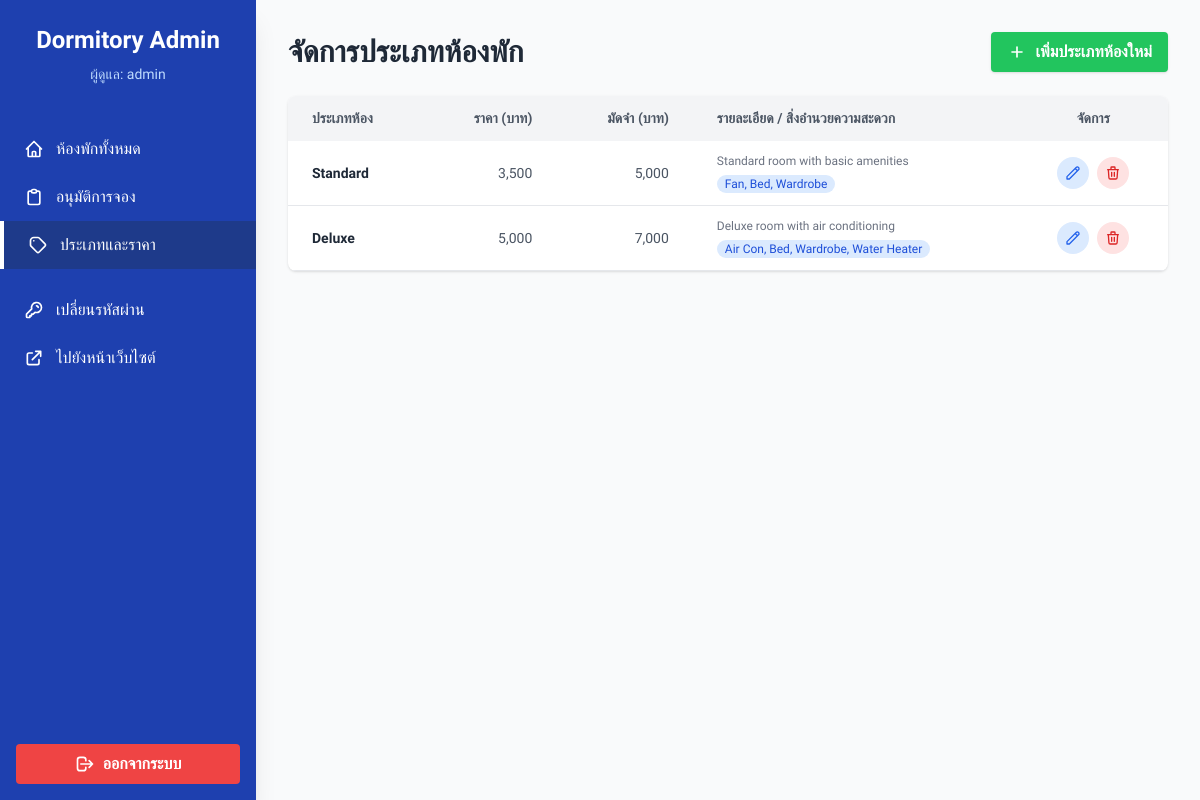
Screenshot of /admin_room_types.php (signed in) with the database file from the repository.
### tables this page shows
CREATE TABLE IF NOT EXISTS room_types (
    id INT AUTO_INCREMENT PRIMARY KEY,
    name VARCHAR(50) NOT NULL,
    price DECIMAL(10, 2) NOT NULL,
    deposit DECIMAL(10, 2) NOT NULL,
    description TEXT,
    facilities TEXT
);

### admin_room_types.php (the view, shortened to what this page needs)
<?php
require_once 'config/db.php';
?>
<!DOCTYPE html>
<html lang="th">
<head>
    <script src="https://cdn.tailwindcss.com"></script>
</head>
<body class="bg-gray-50 text-gray-800 flex h-screen overflow-hidden">
    <aside id="sidebar"
        class="bg-secondary text-white w-64 flex flex-col fixed md:relative z-30 inset-y-0 left-0 transform -translate-x-full md:translate-x-0 transition duration-200 ease-in-out shadow-xl h-full pt-16 md:pt-0">
        <div class="p-6 text-center border-b border-blue-800 hidden md:block">
            <h1 class="text-2xl font-bold">Dormitory Admin</h1>
            <p class="text-sm text-blue-200 mt-2">ผู้ดูแล: <?php echo $_SESSION['username']; ?></p>
        </div>
        <nav class="flex-1 py-4 overflow-y-auto">
            <a href="admin_dashboard.php" class="flex items-center px-6 py-3 hover:bg-blue-800 transition duration-200">
                ห้องพักทั้งหมด
            </a>
            <a href="admin_bookings.php" class="flex items-center px-6 py-3 hover:bg-blue-800 transition duration-200">
                อนุมัติการจอง
            </a>
            <a href="admin_room_types.php"
                class="flex items-center px-6 py-3 hover:bg-blue-800 transition duration-200 bg-blue-900 border-l-4 border-white">
                <svg xmlns="http://www.w3.org/2000/svg" class="h-5 w-5 mr-3" fill="none" viewBox="0 0 24 24"
                    stroke="currentColor">
                    <path stroke-linecap="round" stroke-linejoin="round" stroke-width="2"
                        d="M7 7h.01M7 3h5c.512 0 1.024.195 1.414.586l7 7a2 2 0 010 2.828l-7 7a2 2 0 01-2.828 0l-7-7A1.994 1.994 0 013 12V7a4 4 0 014-4z" />
                </svg>
                ประเภทและราคา
            </a>
            <a href="change_password.php"
                class="flex items-center px-6 py-3 hover:bg-blue-800 transition duration-200 border-t border-blue-800 mt-4">
                <svg xmlns="http://www.w3.org/2000/svg" class="h-5 w-5 mr-3" fill="none" viewBox="0 0 24 24"
                    stroke="currentColor">
                    <path stroke-linecap="round" stroke-linejoin="round" stroke-width="2"
                        d="M15 7a2 2 0 012 2m4 0a6 6 0 01-7.743 5.743L11 17H9v2H7v2H4a1 1 0 01-1-1v-2.586a1 1 0 01.293-.707l5.964-5.964A6 6 0 1121 9z" />
                </svg>
                เปลี่ยนรหัสผ่าน
            </a>
            <a href="index.php" class="flex items-center px-6 py-3 hover:bg-blue-800 transition duration-200">
                <svg xmlns="http://www.w3.org/2000/svg" class="h-5 w-5 mr-3" fill="none" viewBox="0 0 24 24"
                    stroke="currentColor">
                    <path stroke-linecap="round" stroke-linejoin="round" stroke-width="2"
                        d="M10 6H6a2 2 0 00-2 2v10a2 2 0 002 2h10a2 2 0 002-2v-4M14 4h6m0 0v6m0-6L10 14" />
                </svg>
                ไปยังหน้าเว็บไซต์
            </a>
        </nav>
        <div class="p-4 border-t border-blue-800">
            <a href="logout.php"
                class="flex items-center justify-center w-full bg-red-500 hover:bg-red-600 text-white font-bold py-2 px-4 rounded transition">
                <svg xmlns="http://www.w3.org/2000/svg" class="h-5 w-5 mr-2" fill="none" viewBox="0 0 24 24"
                    stroke="currentColor">
                    <path stroke-linecap="round" stroke-linejoin="round" stroke-width="2"
                        d="M17 16l4-4m0 0l-4-4m4 4H7m6 4v1a3 3 0 01-3 3H6a3 3 0 01-3-3V7a3 3 0 013-3h4a3 3 0 013 3v1" />
                </svg>
                ออกจากระบบ
            </a>
        </div>
    </aside>
    <main class="flex-1 overflow-x-hidden overflow-y-auto bg-gray-50 p-4 md:p-8 mt-16 md:mt-0">
        <div class="container mx-auto">
            <div class="flex flex-col md:flex-row justify-between items-center mb-6 gap-4">
                <h1 class="text-3xl font-bold text-gray-800">จัดการประเภทห้องพัก</h1>
                <button onclick="openModal()"
                    class="bg-green-500 hover:bg-green-600 text-white font-bold py-2 px-4 rounded shadow transition flex items-center w-full md:w-auto justify-center">
                    <svg xmlns="http://www.w3.org/2000/svg" class="h-5 w-5 mr-2" fill="none" viewBox="0 0 24 24"
                        stroke="currentColor">
                        <path stroke-linecap="round" stroke-linejoin="round" stroke-width="2"
                            d="M12 6v6m0 0v6m0-6h6m-6 0H6" />
                    </svg>
                    เพิ่มประเภทห้องใหม่
                </button>
            </div>
            <div class="bg-white rounded-lg shadow overflow-x-auto">
                <table class="min-w-full leading-normal">
                    <thead>
                        <tr class="bg-gray-100 text-gray-600 uppercase text-sm leading-normal">
                            <th class="py-3 px-6 text-left">ประเภทห้อง</th>
                            <th class="py-3 px-6 text-right">ราคา (บาท)</th>
                            <th class="py-3 px-6 text-right">มัดจำ (บาท)</th>
                            <th class="py-3 px-6 text-left">รายละเอียด / สิ่งอำนวยความสะดวก</th>
                            <th class="py-3 px-6 text-center">จัดการ</th>
                        </tr>
                    </thead>
                    <tbody class="text-gray-600 text-sm font-light">
                        <?php
                        $query = "SELECT * FROM room_types ORDER BY price ASC";
                        $result = mysqli_query($conn, $query);
                        while ($row = mysqli_fetch_assoc($result)) {
                            $rowData = htmlspecialchars(json_encode($row), ENT_QUOTES, 'UTF-8');
                            ?>
                            <tr class="border-b border-gray-200 hover:bg-gray-100 transition">
                                <td class="py-3 px-6 text-left whitespace-nowrap">
                                    <span class="font-bold text-gray-800 text-md">
                                        <?php echo $row['name']; ?>
                                    </span>
                                </td>
                                <td class="py-3 px-6 text-right">
                                    <span>
                                        <?php echo number_format($row['price']); ?>
                                    </span>
                                </td>
                                <td class="py-3 px-6 text-right">
                                    <span>
                                        <?php echo number_format($row['deposit']); ?>
                                    </span>
                                </td>
                                <td class="py-3 px-6 text-left max-w-xs truncate">
                                    <div class="text-xs text-gray-500 mb-1"><?php echo $row['description']; ?></div>
                                    <span class="bg-blue-100 text-blue-700 py-0.5 px-2 rounded-full text-xs">
                                        <?php echo $row['facilities']; ?>
                                    </span>
                                </td>
                                <td class="py-3 px-6 text-center">
                                    <div class="flex item-center justify-center">
                                        <button onclick="openModal(<?php echo $rowData; ?>)"
                                            class="w-8 h-8 rounded-full bg-blue-100 text-blue-600 flex items-center justify-center mr-2 hover:bg-blue-200 hover:text-blue-800 transition"
                                            title="แก้ไข">
                                            <svg xmlns="http://www.w3.org/2000/svg" class="h-4 w-4" fill="none"
                                                viewBox="0 0 24 24" stroke="currentColor">
                                                <path stroke-linecap="round" stroke-linejoin="round" stroke-width="2"
                                                    d="M15.232 5.232l3.536 3.536m-2.036-5.036a2.5 2.5 0 113.536 3.536L6.5 21.036H3v-3.572L16.732 3.732z" />
                                            </svg>
                                        </button>
                                        <button
                                            onclick="openDeleteModal('admin_room_types.php?delete=<?php echo $row['id']; ?>')"
                                            class="w-8 h-8 rounded-full bg-red-100 text-red-600 flex items-center justify-center hover:bg-red-200 hover:text-red-800 transition"
                                            title="ลบ">
                                            <svg xmlns="http://www.w3.org/2000/svg" class="h-4 w-4" fill="none"
                                                viewBox="0 0 24 24" stroke="currentColor">
                                                <path stroke-linecap="round" stroke-linejoin="round" stroke-width="2"
                                                    d="M19 7l-.867 12.142A2 2 0 0116.138 21H7.862a2 2 0 01-1.995-1.858L5 7m5 4v6m4-6v6m1-10V4a1 1 0 00-1-1h-4a1 1 0 00-1 1v3M4 7h16" />
                                            </svg>
                                        </button>
                                    </div>
                                </td>
                            </tr>
                        <?php } ?>
                    </tbody>
                </table>
            </div>
        </div>
    </main>
</body>
</html>

### admin_room_types.php (style rules this page uses)
body { font-family: 'Sarabun', sans-serif; }

### rows the page displays
room_types: name "Standard", price "3,500", deposit "5,000", description "Standard room with basic amenities", facilities "Fan, Bed, Wardrobe"
room_types: name "Deluxe", price "5,000", deposit "7,000", description "Deluxe room with air conditioning", facilities "Air Con, Bed, Wardrobe, Water Heater"

### other values shown
$_SESSION['username'] "admin"
